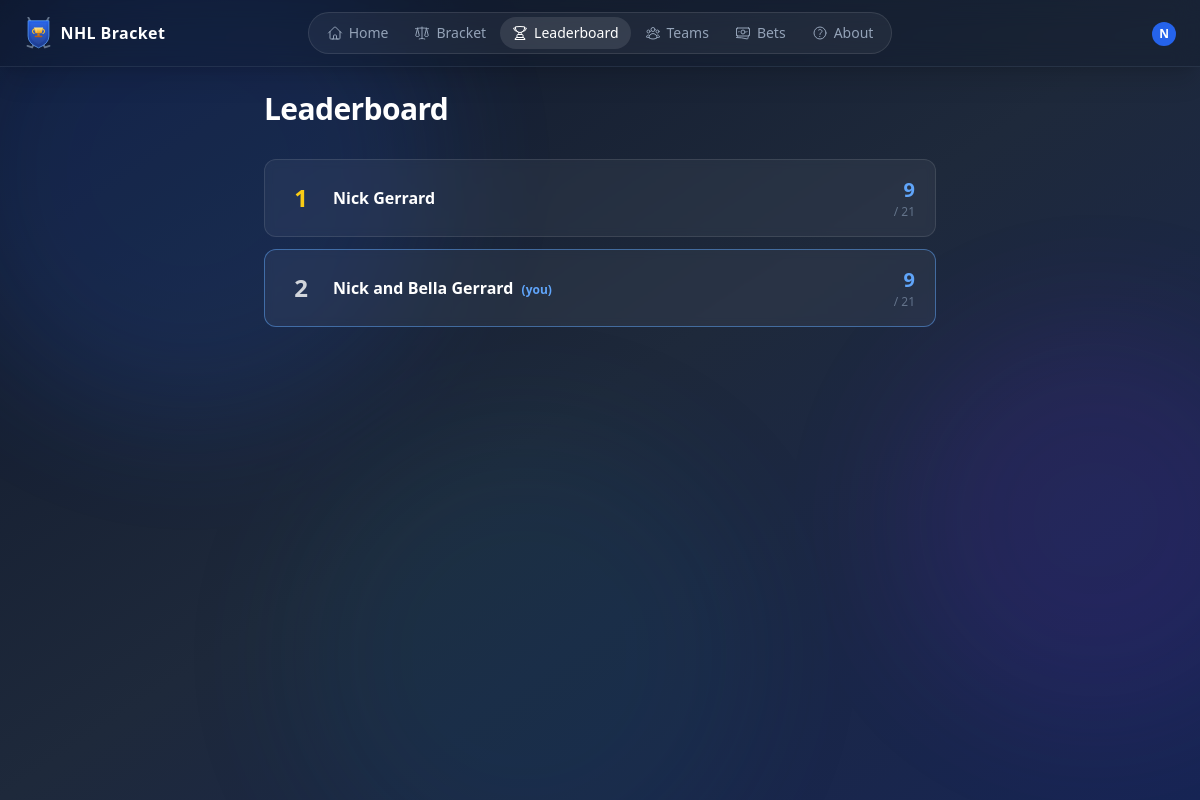
The page /leaderboard (signed in) on the database its author committed.
### models.py (models this page shows)
class User(SQLModel, table=True):
    id: int | None = Field(default=None, primary_key=True)
    name: str
    email: str = Field(unique=True)
    balance: int = 0

### main.py (the view)
@app.get("/leaderboard")
async def leaderboard(
    request: Request,
    user: User | None = Depends(get_current_user),
    year: int | None = None,
):
    if not user:
        return RedirectResponse("/login")
    with Session(engine) as session:
        season = resolve_season(session, year)
        users = fetch_all_users(session)
        all_predictions = fetch_predictions_for_season(session, season.id)
        series_results = fetch_series_results(session, season.id)
        scoring = fetch_scoring(session, season.year)
        all_series = list(session.exec(select(Series).where(Series.season_id == season.id)).all())
        board = build_leaderboard(users, all_predictions, series_results, scoring, all_series)
    return templates.TemplateResponse(
        request=request,
        name="leaderboard.html",
        context={"board": board, "current_user": user, "user": user, "season": season},
    )

### main.py (called while the page is built)
def challenge_count(user_id: int) -> int:
    with Session(engine) as session:
        return len(list(session.exec(
            select(Bet).where(Bet.challengee == user_id, Bet.status == BetStatus.PENDING)
        ).all()))

def user_has_submitted(user_id: int) -> bool:
    with Session(engine) as session:
        season = fetch_current_season(session)
        if not season:
            return False
        return has_prediction(session, user_id, season.id)

def get_current_user(request: Request):
    user_id = request.session.get("user_id")
    if not user_id:
        return None
    with Session(engine) as session:
        return session.get(User, user_id)

def resolve_season(session: Session, year: int | None) -> Season:
    season = (
        fetch_season_by_year(session, year) if year else fetch_current_season(session)
    )
    if not season:
        raise HTTPException(status_code=404, detail="Season not found")
    return season

### services.py (called while the page is built)
def fetch_current_season(session: Session) -> Season | None:
    return session.exec(select(Season).order_by(Season.year.desc())).first()  # type: ignore

def fetch_all_users(session: Session) -> list[User]:
    return list(session.exec(select(User)).all())

def fetch_predictions_for_season(session: Session, season_id: int) -> list[Prediction]:
    return list(
        session.exec(
            select(Prediction)
            .join(Series, Prediction.series_id == Series.id)  # type: ignore
            .where(Series.season_id == season_id)
        ).all()
    )

def fetch_series_results(
    session: Session, season_id: int
) -> dict[int, tuple[int | None, str]]:
    return {
        s.id: (s.winner, s.series_abbrev)
        for s in session.exec(select(Series).where(Series.season_id == season_id)).all()
    }  # type: ignore

def fetch_scoring(session: Session, season_year: int) -> dict[str, int]:
    return {
        sc.series_abbrev: sc.points
        for sc in session.exec(
            select(ScoringConfig).where(ScoringConfig.season_year == season_year)
        ).all()
    }

def has_prediction(session: Session, user_id: int, season_id: int) -> bool:
    return (
        session.exec(
            select(Prediction)
            .join(Series, Prediction.series_id == Series.id)  # type: ignore
            .where(Prediction.user_id == user_id, Series.season_id == season_id)
        ).first()
        is not None
    )

### templates/leaderboard.html (shortened to what this page needs)
{% extends "base.html" %}
{% block content %}
<div class="max-w-2xl mx-auto">
    <h1 class="text-2xl sm:text-3xl font-bold mb-8">Leaderboard</h1>
    {% if board %}
    <div class="flex flex-col gap-3">
        {% for entry in board %}
        <div class="flex items-center gap-4 bg-white/5 backdrop-blur-sm border rounded-xl px-5 py-4
            {% if entry.user.id == current_user.id %}
                border-blue-400/50 bg-blue-500/10
            {% else %}
                border-white/10
            {% endif %}
        ">
            <span class="text-2xl font-black w-8 text-center
                {% if loop.index == 1 %}text-yellow-400
                {% elif loop.index == 2 %}text-gray-300
                {% elif loop.index == 3 %}text-amber-600
                {% else %}text-gray-500
                {% endif %}
            ">{{ loop.index }}</span>
            <span class="flex-1 font-semibold">
                {% if entry.user.id != current_user.id %}
                <a href="/compare?a={{ current_user.id }}&b={{ entry.user.id }}" class="hover:text-blue-400 transition-colors">{{ entry.user.name }}</a>
                {% else %}
                {{ entry.user.name }} <span class="text-xs text-blue-400 ml-1">(you)</span>
                {% endif %}
            </span>
            <div class="text-right">
                <p class="text-xl font-bold text-blue-400">{{ entry.score }}</p>
                <p class="text-xs text-slate-500">/ {{ entry.max_possible }}</p>
            </div>
        </div>
        {% endfor %}
    </div>
    {% else %}
    <div class="bg-white/5 backdrop-blur-sm border border-white/10 rounded-xl p-8 text-center text-gray-400">
        No picks submitted yet.
    </div>
    {% endif %}
</div>
{% endblock %}

### templates/partials/navbar.html (shortened to what this page needs)
<nav x-data="{ open: false, userOpen: false }" class="sticky top-0 z-10 backdrop-blur-md bg-slate-900/30 shadow-xl border-b border-slate-500/20">
    <div class="flex items-center px-4 sm:px-6 py-3">
        <div class="flex-1">
            <a href="/" class="flex items-center gap-2">
                <img src="/static/logo.svg" class="h-8 w-auto" alt="">
                <span class="text-base font-bold tracking-wide hidden sm:block">NHL Bracket</span>
            </a>
        </div>
        <div class="hidden sm:flex items-center gap-0.5 bg-white/5 border border-white/10 rounded-full px-1.5 py-1">
            <a href="/" class="flex items-center gap-1.5 px-3 py-1.5 rounded-full text-sm font-medium transition-colors {% if request.url.path == '/' %}bg-white/10 text-white{% else %}text-slate-400 hover:text-white hover:bg-white/5{% endif %}">
                Home
            </a>
            <a href="/bracket" class="flex items-center gap-1.5 px-3 py-1.5 rounded-full text-sm font-medium transition-colors {% if request.url.path == '/bracket' %}bg-white/10 text-white{% else %}text-slate-400 hover:text-white hover:bg-white/5{% endif %}">
                Bracket
            </a>
            <a href="/leaderboard" class="flex items-center gap-1.5 px-3 py-1.5 rounded-full text-sm font-medium transition-colors {% if request.url.path == '/leaderboard' %}bg-white/10 text-white{% else %}text-slate-400 hover:text-white hover:bg-white/5{% endif %}">
                Leaderboard
            </a>
            <a href="/teams" class="flex items-center gap-1.5 px-3 py-1.5 rounded-full text-sm font-medium transition-colors {% if request.url.path == '/teams' %}bg-white/10 text-white{% else %}text-slate-400 hover:text-white hover:bg-white/5{% endif %}">
                Teams
            </a>
            <a href="/bets" class="relative flex items-center gap-1.5 px-3 py-1.5 rounded-full text-sm font-medium transition-colors {% if request.url.path == '/bets' %}bg-white/10 text-white{% else %}text-slate-400 hover:text-white hover:bg-white/5{% endif %}">
                Bets
            </a>
            <a href="/about" class="flex items-center gap-1.5 px-3 py-1.5 rounded-full text-sm font-medium transition-colors {% if request.url.path == '/about' %}bg-white/10 text-white{% else %}text-slate-400 hover:text-white hover:bg-white/5{% endif %}">
                About
            </a>
        </div>
        <div class="flex-1 flex items-center justify-end gap-3">
            {% if user %}
            <div class="hidden sm:block relative">
                <button @click="userOpen = !userOpen"
                        @click.outside="userOpen = false"
                        class="rounded-full hover:ring-2 hover:ring-blue-500/50 transition-all">
                    <div class="w-6 h-6 rounded-full bg-blue-600 flex items-center justify-center text-xs font-semibold select-none">
                        {{ user.name[0] | upper }}
                    </div>
                </button>
            </div>
            {% endif %}
        </div>
    </div>
</nav>

### templates/base.html (style rules this page uses)
h1, h2, h3 { letter-spacing: -0.02em; }

### rows shown on the page
User: name "N", user.name "Nick and Bella Gerrard"
User: user.name "Nick Gerrard"

### other values the page prints
{{ entry.score }} "9" "9"
{{ entry.max_possible }} "21" "21"
